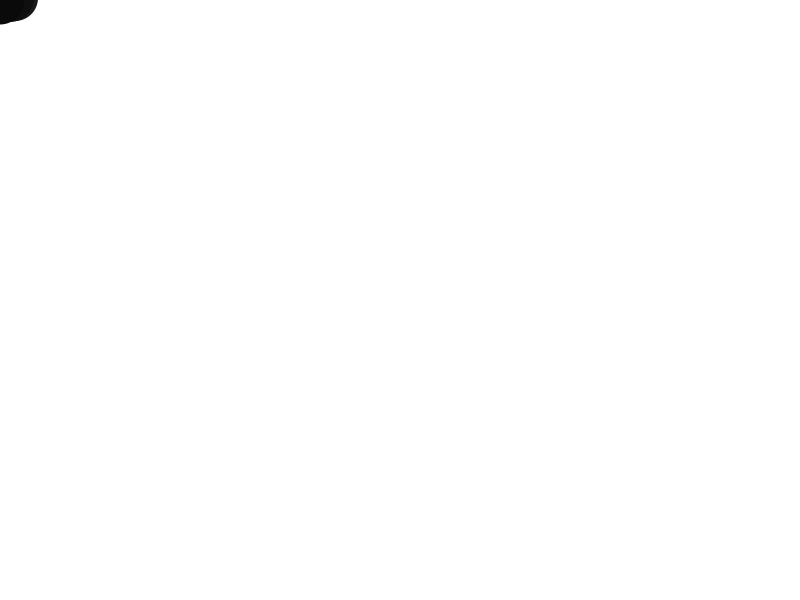
Frame 1 (no input)
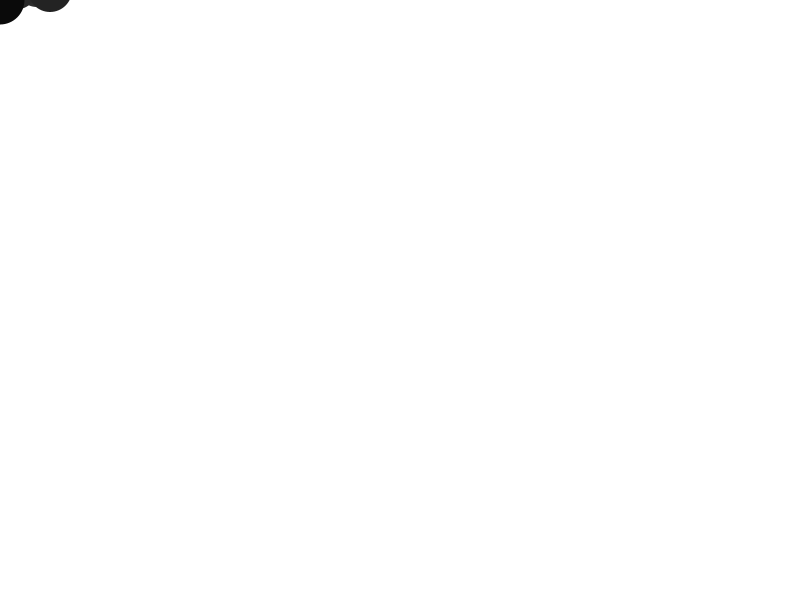
Frame 60 (the mouse pressed at the canvas centre just before this capture)
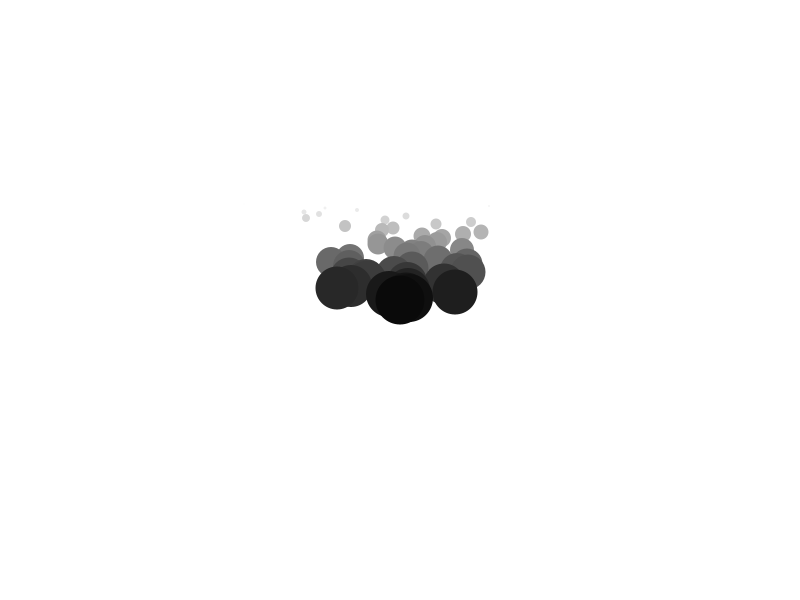
Frame 120 (the mouse held since frame 60 and released just before this capture)

The Processing sketch that drew these frames (run headless with seeded random() and noise(); from frame 60 on, the mouse is pressed at the canvas centre):

// Processing sketch: processing_167584
// ── processing_167584.pde

int[] xpos = new int[50];
int[] ypos = new int[50];
 
void setup(){
  size(800,600);
  smooth();
 
  for(int i = 0; i < 50; i++){
    xpos[i] = 0;
    ypos[i] = 0;
}
}
 
 
void draw(){
  background(255);
  for(int i = 0; i < 49; i++){
    xpos[i] = xpos[i+1];
    ypos[i] = ypos[i+1];
    ypos[i] -=2;
    xpos[i]+= random(-20,20);
  }

 
  xpos[xpos.length-1] = mouseX;
  ypos[ypos.length-1] = mouseY;
 
  for(int i = 0; i < 50; i++){
    noStroke();
    fill(255-i*5);
    ellipse(xpos[i], ypos[i], i, i);
  }
}
